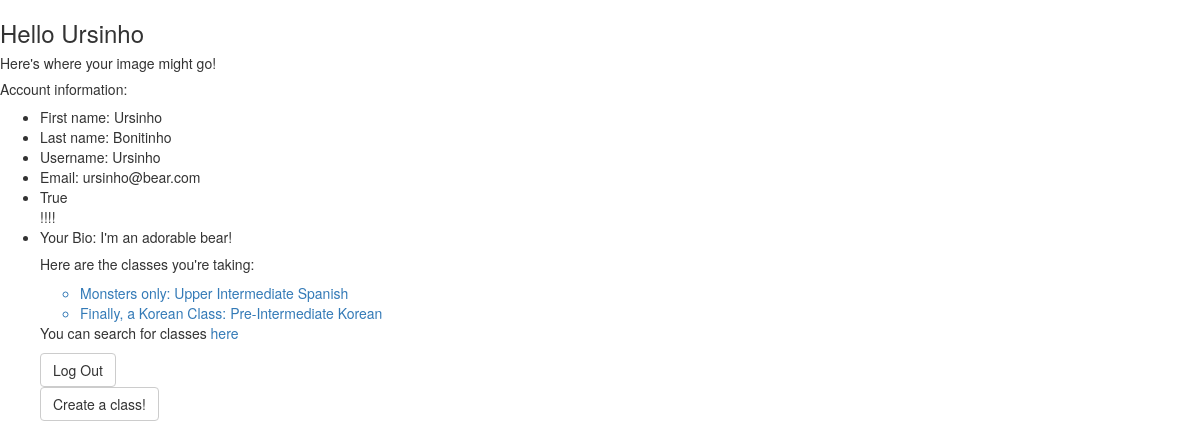
Page /profile/Ursinho (signed in) on the committed database.
### model.py (models this page shows)
class User(db.Model):
    __tablename__ = "users"
    user_id = db.Column(db.Integer, primary_key=True, autoincrement=True)
    username = db.Column(db.String(40), nullable=False)
    email = db.Column(db.String(100), nullable=False)
    password = db.Column(db.String(30), nullable=False)
    fname = db.Column(db.String(60))
    lname = db.Column(db.String(100))
    is_teacher = db.Column(db.Boolean, nullable=False)
    image = db.Column(db.String(150))
    bio = db.Column(db.String(300))
    def __repr__(self):
        return "<User user_id={} email={}>".format(self.user_id, self.email)

class Classroom(db.Model):
    __tablename__ = "classes"
    class_id = db.Column(db.Integer, autoincrement=True, primary_key=True)
    class_name = db.Column(db.String(35), nullable=False)
    language = db.Column(db.String(40), nullable=False)
    level = db.Column(db.String, nullable=False)
    cost = db.Column(db.Float, nullable=True)
    min_students = db.Column(db.Integer, nullable=False)
    max_students = db.Column(db.Integer, nullable=False)
    address = db.Column(db.String, nullable=True)
    class_days = db.Column(db.String, nullable=False)
    start_date = db.Column(db.String, nullable=False)
    end_date = db.Column(db.String, nullable=True)
    start_time = db.Column(db.String, nullable=False)
    end_time = db.Column(db.String, nullable=False)
    per_time = db.Column(db.String, nullable=False)
    def __repr__(self):
        return "<Class class_id={} language={}>".format(self.class_id, self.language)

### server.py (the view)
@app.route('/profile/<user_username>')
def profile(user_username):
    session_id = session["user_id"]
    print "session_id"
    print session_id
    user_email = db.session.query(User).filter(User.user_id == session_id).first()
    print "user_email"
    print user_email
    user_classes = db.session.query(Classroom).join(ClassUser).filter(ClassUser.user_id == session_id).all()
    print user_classes
    print "bonitinha"
    return render_template("profile.html", user_email=user_email, user_classes=user_classes)

### templates/profile.html (shortened to what this page needs)
{% extends 'base.html' %}
{% block body %}
<h3>Hello {{ user_email.fname }}</h3>
<h5>Here's where your image might go!</h5>
<h5>Account information: </h5>
<ul>
    <li>First name: {{ user_email.fname }}</li>
    <li>Last name: {{ user_email.lname }}</li>
    <li>Username: {{ user_email.username }}</li>
    <li>Email: {{ user_email.email }}</li>
    <li>{{ user_email.is_teacher }}</li>  !!!!
    <li>Your Bio: {{ user_email.bio }}</li>
<h5>Here are the classes you're taking:</h5>
<ul id="users-classes">
{% for item in user_classes %}
    <a href="/class-info/{{ item.class_id }}"><li>{{ item.class_name }}: {{ item.level }} {{ item.language }}</li></a>
{% endfor %}
</ul>
<p>You can search for classes <a href="/search">here</a></p>
<form action='/logout'>
    <button id="logout" type="submit" class="btn btn-default">Log Out</button>
</form>
{% if user_email.is_teacher == 1 %}
<a href="/create-class"><button id="create-class" class="btn btn-default">Create a class!</button></a>
{% endif %}
{% endblock %}

### rows in the picture
User: fname "Ursinho", lname "Bonitinho", username "Ursinho", email "ursinho@bear.com", is_teacher "True", bio "I'm an adorable bear!"
Classroom: class_name "Monsters only", level "Upper Intermediate", language "Spanish"
Classroom: class_name "Finally, a Korean Class", level "Pre-Intermediate", language "Korean"
